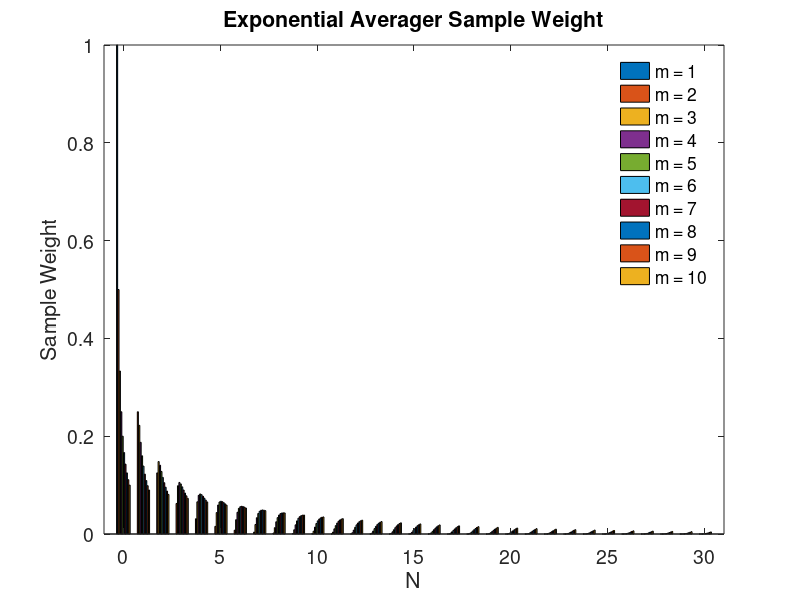
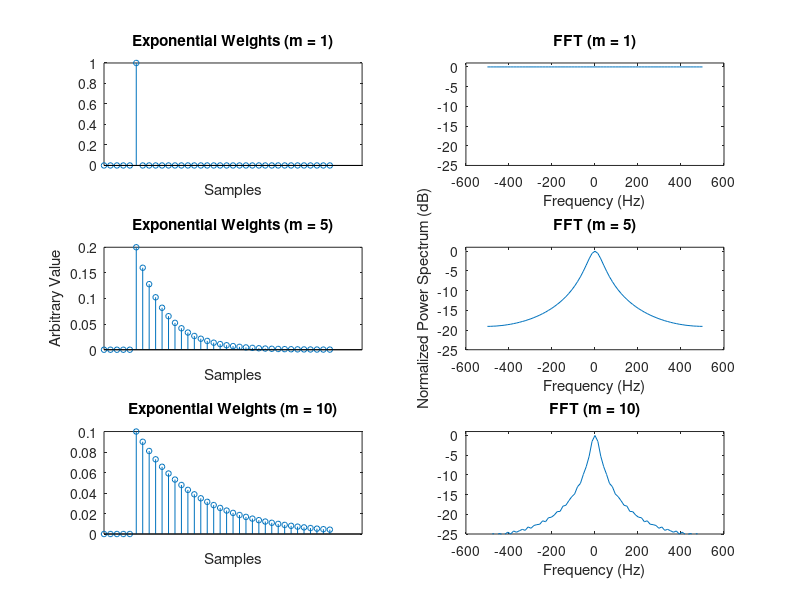

MATLAB code for these plots, in order:
function []=exp_weight_ave()
% function []=exp_weight_ave()
%
% Demonstrate the properties of the exponentially-weighted averager (compared
% w/ a boxcar averager).  [BME154L S12 PS6.3]
%
% INPUTS: None
%
% OUPUTS: None
%
% EXAMPLE: exp_weight_ave
%
% Mark Palmeri (mlp6)
% 2012-03-16

% define coefficient weight
% m = 1 is a limiting case since only the S_n term will be non-zero, 
% which makes this impulse response look like a delta function

N = [0:30]; % number of samples in the averager to show

for m=1:10,
    for n=N,
        S(n+1,m) = (1/m)*((m-1)/(m))^n;
    end;
end;

figure;
bar(N,S);
xlim([-1 31]);
set(gca,'XTick',[0:5:30]);
xlabel('N','FontSize',18);
ylabel('Sample Weight','FontSize',18);
title('Exponential Averager Sample Weight','FontSize',18);

legend('m = 1','m = 2','m = 3','m = 4','m = 5','m = 6','m = 7','m = 8','m = 9','m = 10')
legend boxoff

set(gca,'FontSize',14)

print('-depsc2','exp_weight_ave.eps');

% lets do some Fourier analysis on these...

fs = 1000; % Hz

expFFT = zeros(1000,100);
M=[1 5 10];
for m=1:length(M),
    expbox(45:45+max(N),m) = S(:,M(m));
    expFFT = fft(expbox(:,m));
    f = linspace(-fs/2,fs/2,length(expFFT));
    subplot(length(M),2,m*2-1);
    stem(expbox(:,m),'MarkerSize',4);
    xlim([40 40+max(N)+10]);
    set(gca,'XTick',[]);
    title(sprintf('Exponential Weights (m = %i)',M(m)));
    xlabel('Samples');
    if(m == 2),
        ylabel('Arbitrary Value');
    end;
    subplot(length(M),2,m*2);
    plot(f,fftshift(20*log10(abs(expFFT)./max(abs(expFFT)))));
    ylim([-25 1]);
    xlabel('Frequency (Hz)');
    if(m == 2),
        ylabel('Normalized Power Spectrum (dB)');
    end;
    title(sprintf('FFT (m = %i)',M(m)));
end;

print('-depsc2','exp_weight_ave_fft.eps');
